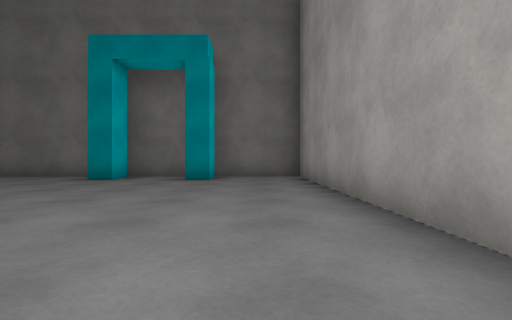
[1] (above)

23 first-person views from a walk through a Unity game level. The camera is 0.45 m above the floor, looks level and sees 85° across. The floor is counted in squares, 1 m on a side. Each view is taken from the middle of a square. On the plan, view 1 faces up. The plan holds only what a view shows up to about 9 squares ahead; the rest is blank. The place goes on beyond the plan. Surface patterns are stand-ins for the level's own textures.

[2]
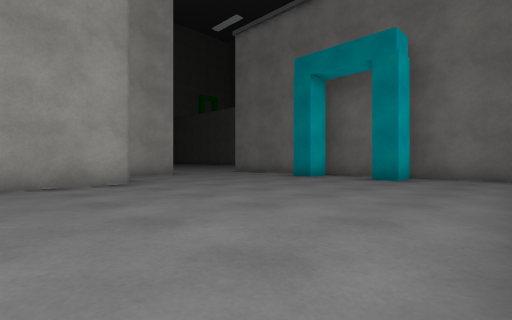

[3]
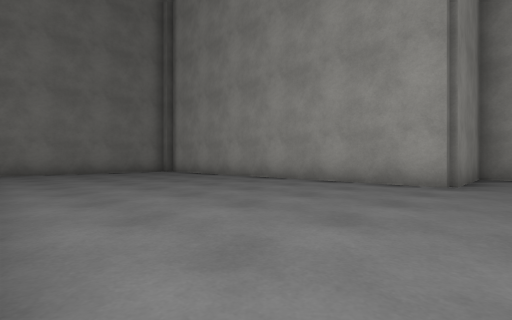

[4]
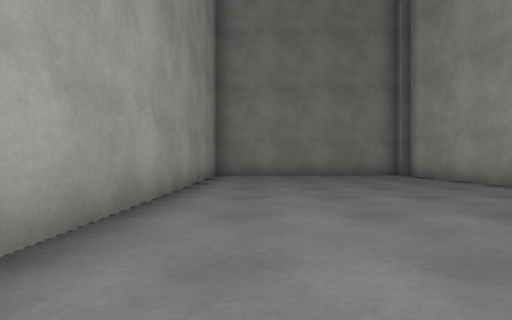

[5]
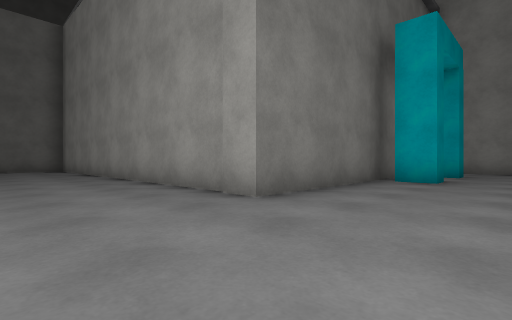

[6]
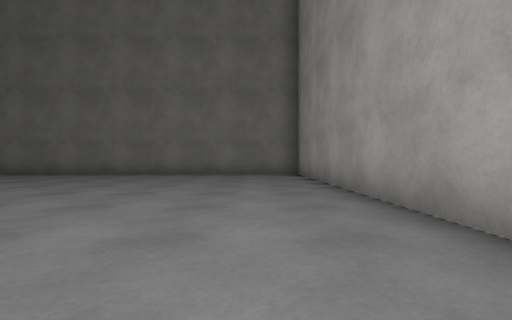

[7]
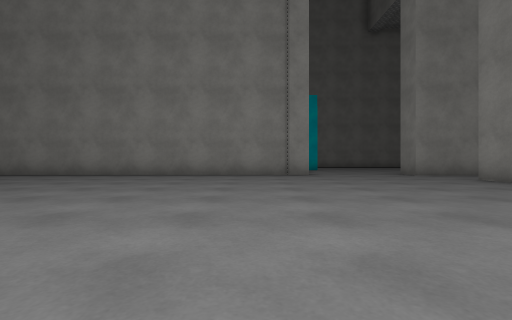

[8]
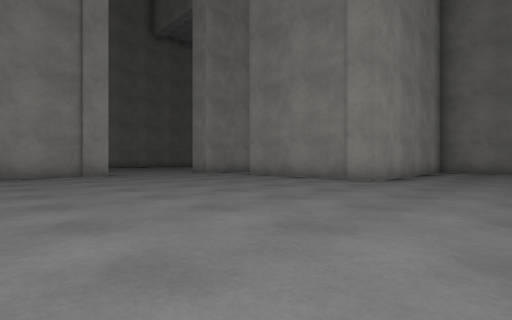

[9]
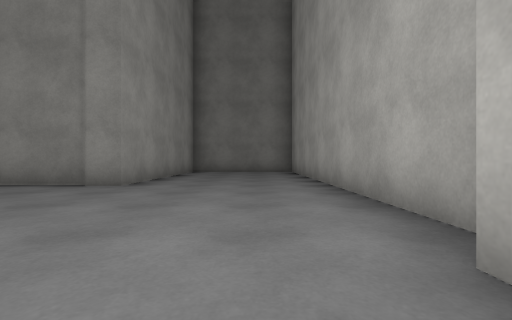

[10]
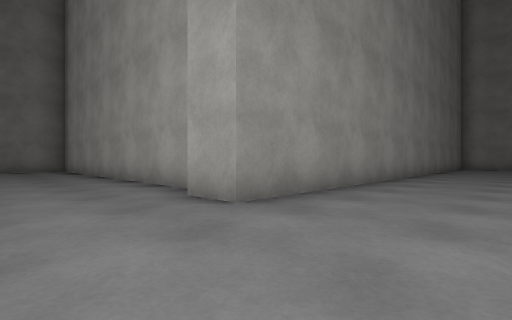

[11]
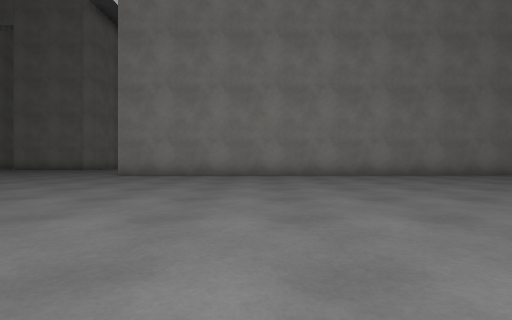

[12]
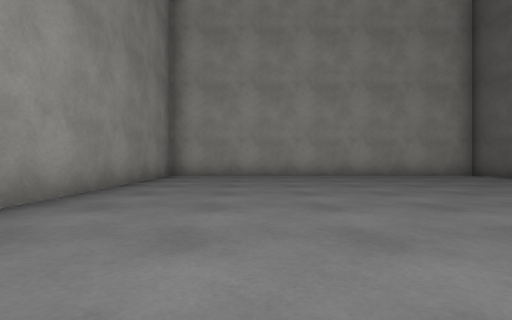

[13]
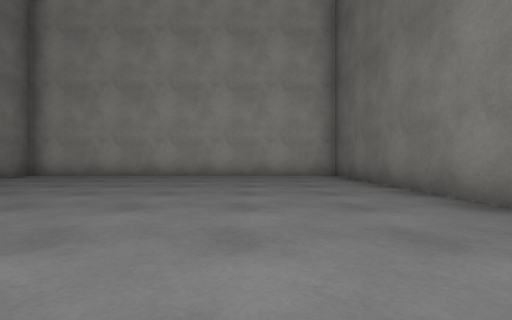

[14]
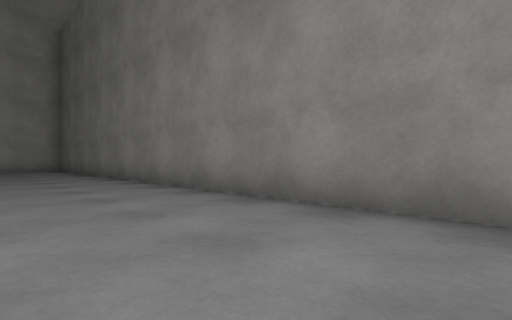

[15]
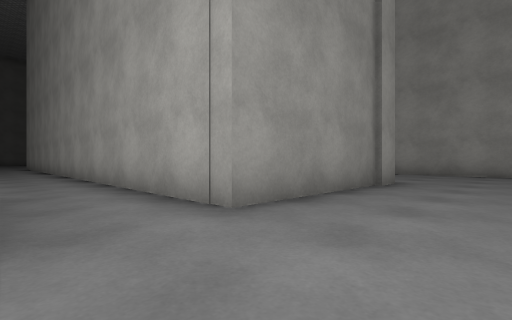

[16]
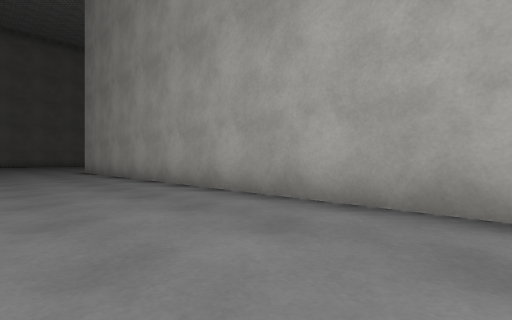

[17]
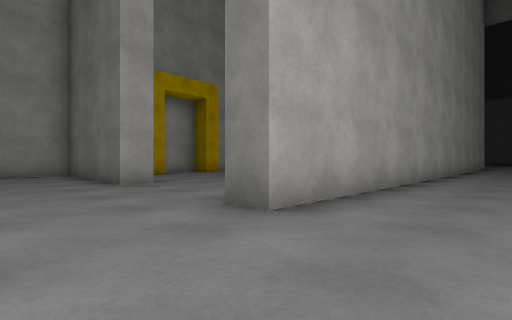

[18]
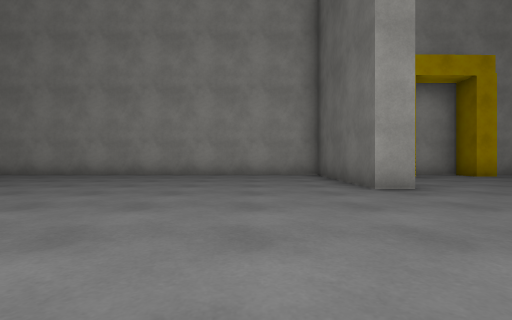

[19]
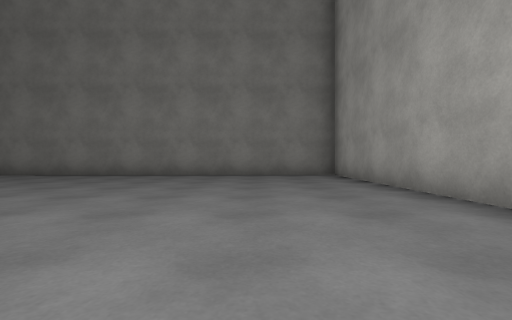

[20]
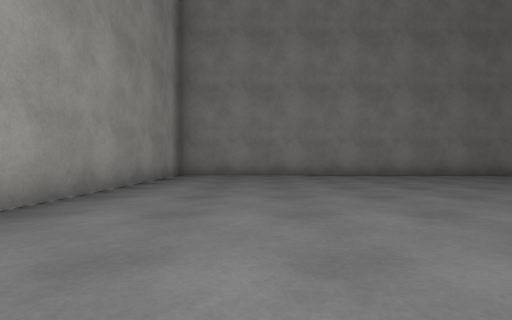

[21]
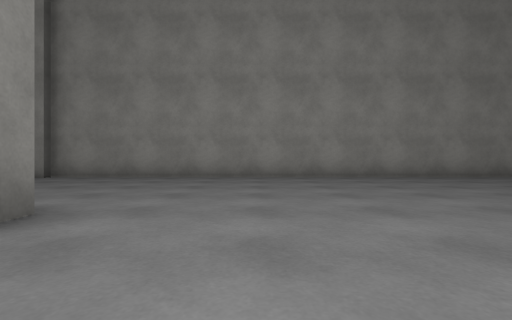

[22]
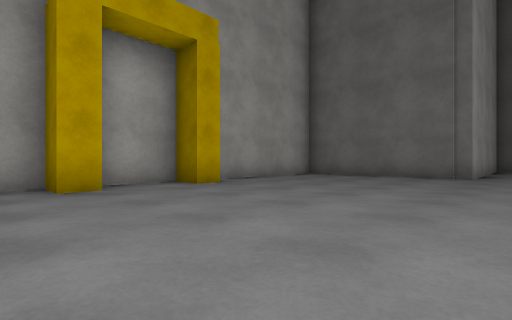

[23]
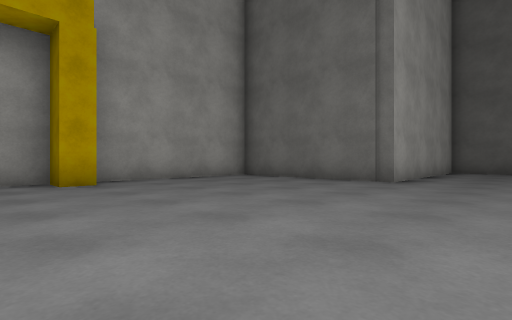

### Floor plan
Points are (right, up) in squares from view 1. A wall is a line through its corners. A room is listed if a view was taken in it or the views show most of it. See-through windows are left out.
Room 1 (views 1, 2, 3, 4, 5, 6, 7, 8, 9, 10, 11, 12, 13, 14, 15)
walls: (-17.4, 7.4) (-17.4, 0); (-7.9, 4.4) (-7.1, 4.4) (-7.1, 2.1) (-4.4, 2.1) (-4.4, -6.9); (-13.6, -0.4) (-13.6, 4) (-9.7, 4); (-15.5, -1.5) (-14.8, -1.5); (-3.3, 7.1) (-3.3, 6.3) (-3.8, 6.3) (-3.8, 7.1); (-1, 7.1) (-1, 6.3) (-1.6, 6.3) (-1.6, 6.8); (1.2, 1.2) (1.2, 7.5) (-7.5, 7.4) (-7.7, 17.7) (-31.1, 17.3) (-31, 8.5) (-16.9, 8.8) (-16.9, 7.8); (-4.1, -7.2) (1.2, -7.2) (1.2, -0.2)
ways out: opening at (-9, 5) to room 2
Room 2 (views 16, 17, 18, 19, 20, 21, 22, 23)
walls: (-13.3, -10.5) (-13.3, -11.2) (-17.4, -11.2) (-17.4, -22.3) (-4.7, -22.1) (-4.7, -7.6); (-16.7, -8.6) (-16.6, -9.2) (-17.4, -9.3) (-17.4, -9.9); (-16.7, -6.4) (-16.7, -7) (-17.4, -7) (-17.4, -8.5); (-7.9, 2.5) (-7.9, 4.4); (-13, 2.8) (-13, -2.1) (-17.4, -2.1) (-17.4, -6.2); (-11.5, 3.4) (-12.4, 3.4); (-9.7, 4) (-9.7, -11.2) (-10.4, -11.2)
ways out: opening at (-9, 5) to room 1

Where each view was taken, in squares from view 1:
view 1: 0 up, 0 right, facing up
view 2: 0 up, 1 right, facing up-left
view 3: 3 up, 1 right, facing down-left
view 4: 1 up, 0 right, facing down
view 5: 5 up, 10 left, facing up-right
view 6: 9 up, 9 left, facing up
view 7: 9 up, 16 left, facing right
view 8: 10 up, 16 left, facing down-right
view 9: 9 up, 16 left, facing down
view 10: 11 up, 15 left, facing down-left
view 11: 17 up, 21 left, facing down
view 12: 11 up, 23 left, facing left
view 13: 15 up, 23 left, facing left
view 14: 15 up, 18 left, facing up-left
view 15: 6 up, 8 left, facing down-left
view 16: 0 up, 7 left, facing down-left
view 17: 13 down, 8 left, facing up-left
view 18: 13 down, 9 left, facing left
view 19: 14 down, 15 left, facing down
view 20: 14 down, 7 left, facing down
view 21: 13 down, 12 left, facing right
view 22: 10 down, 12 left, facing up-left
view 23: 8 down, 11 left, facing up-left
